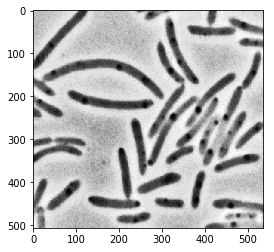
#> input picture machine_learnia/scipy/bacteria.png, 274 x 252 px
$ jupyter execute 'image processing.ipynb'
#> lines starting #> are read from the running program, lines starting #| are printed output that depends on the picture; after the words box and inside, x2 and y2 are one past the last pixel; in counts of white or black regions, pixels touching at a corner belong together
# Image processing

scipy.ndimage propose de nombreuses actions pour le traitement d'images: convolutions, filtres de Gauss, méthode de mesures, et morphologie.

La morphologie est une technique qui permet de transformer une matrice (et donc une image) par le déplacement d'une structure sur chaque pixel de l'image. Lorsqu'un pixel "blanc" est visité, la structure peut effectuer une opération:

- de dilation: imprime des pixels
- d'érosion : efface des pixels

Cette technique peut-etre utile pour nettoyer une image des artefacts qui peuvent la composer.

[cell 1]
from scipy import ndimage
import numpy as np
import matplotlib.pyplot as plt

# Création d'une image avec quelques artefacts
np.random.seed(0)
X = np.zeros((32, 32))
X[10:-10, 10:-10] = 1
X[np.random.randint(0,32,30),np.random.randint(0,32,30)] = 1 #ajout d'artefacts aléatoires
plt.imshow(X)
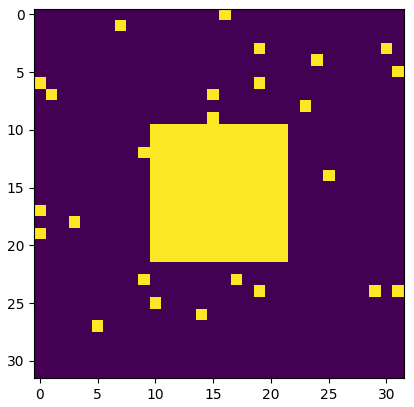
#> figure drawn by matplotlib, 1 panel

[cell 2]
# opération de binary_opening = érosion puis dilation
open_X = ndimage.binary_opening(X)
plt.imshow(open_X)
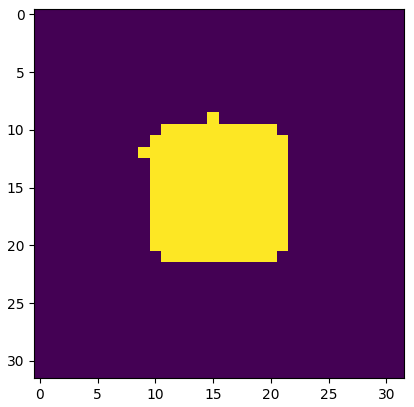
#> figure drawn by matplotlib, 1 panel

[cell 3]
# importer l'image avec pyplot
image = plt.imread('bacteria.png')
#> image is the input picture: shape (252, 274, 4) float32; mean R, G, B, A 0.751, 0.751, 0.751, 0.74
image = image[:,:,0] # réduire l'image en 2D
#> image: shape (252, 274) float32
plt.imshow(image, cmap='gray') # afficher l'image
image.shape
#> Out = (252, 274)

[cell 4]
# copy de l'image, puis création d'un histogramme
image_2 = np.copy(image)
plt.hist(image_2.ravel(), bins=255)
plt.show()
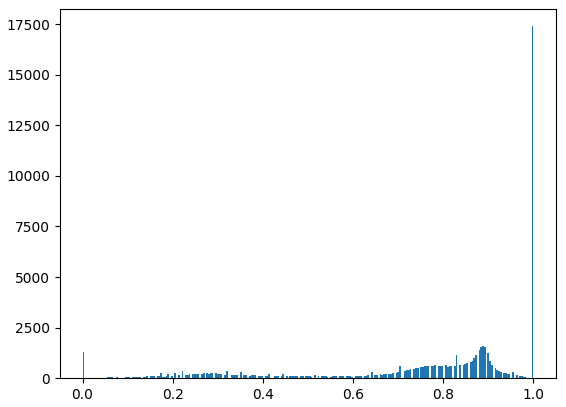
#> figure drawn by matplotlib, 1 panel; tallest bar 17395 high, from x = 0.996 to 1

[cell 5]
# boolean indexing: création d'une image binaire
image= image<0.6
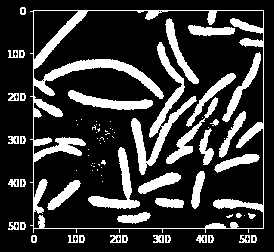
#> image: shape (252, 274) bool; 21.7% white; 83 white regions (41 under 20 px), largest, box (x1, y1, x2, y2) and area: (30, 10, 264, 233) 5415, (131, 42, 197, 175) 1754, (88, 147, 140, 209) 842
plt.imshow(image)

[cell 6]
# morphologie utilisée pour enlever les artefacts
open_image = ndimage.binary_opening(image)
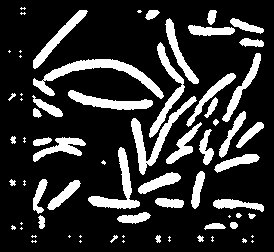
#> open_image: shape (252, 274) bool; 19.2% white; 70 white regions (27 under 20 px), largest, box (x1, y1, x2, y2) and area: (33, 59, 164, 99) 1299, (131, 96, 197, 175) 1000, (88, 147, 140, 209) 842
plt.imshow(open_image)

[cell 7]
# Segmentation de l'image: label_image contient les différents labels et n_labels est le nombre de labels
label_image, n_labels = ndimage.label(open_image)
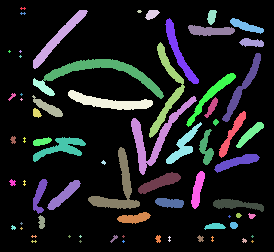
#> label_image: shape (252, 274) int32; 72 distinct labels, from 0 to 71; one colour per label, 0 black
#> n_labels = 71
print(f'il y a {n_labels} groupes')
#| il y a 71 groupes

[cell 8]
# Visualisation de l'image étiquetée
plt.imshow(label_image)

[cell 9]
# Mesure de la taille de chaque groupes de label_images (fait la somme des pixels)
sizes = ndimage.sum(open_image, label_image, range(n_labels))
#> sizes = 71 values, max 1126 at index 16, min 0 at index 0, mean 187

[cell 10]
# Visualisation des résultats
plt.scatter(range(n_labels), sizes)
plt.xlabel('bactérie ID')
plt.ylabel('taille relative')
plt.show()
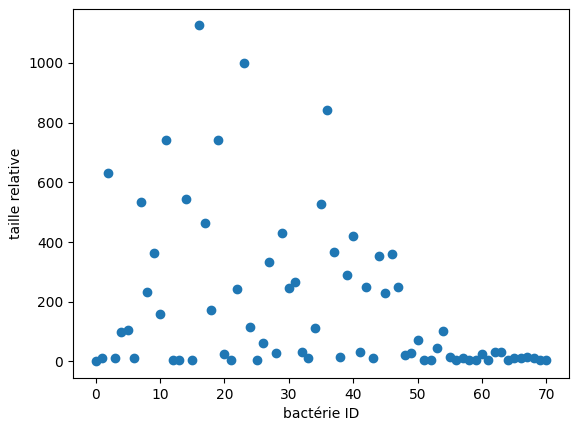
#> figure drawn by matplotlib, 1 panel
